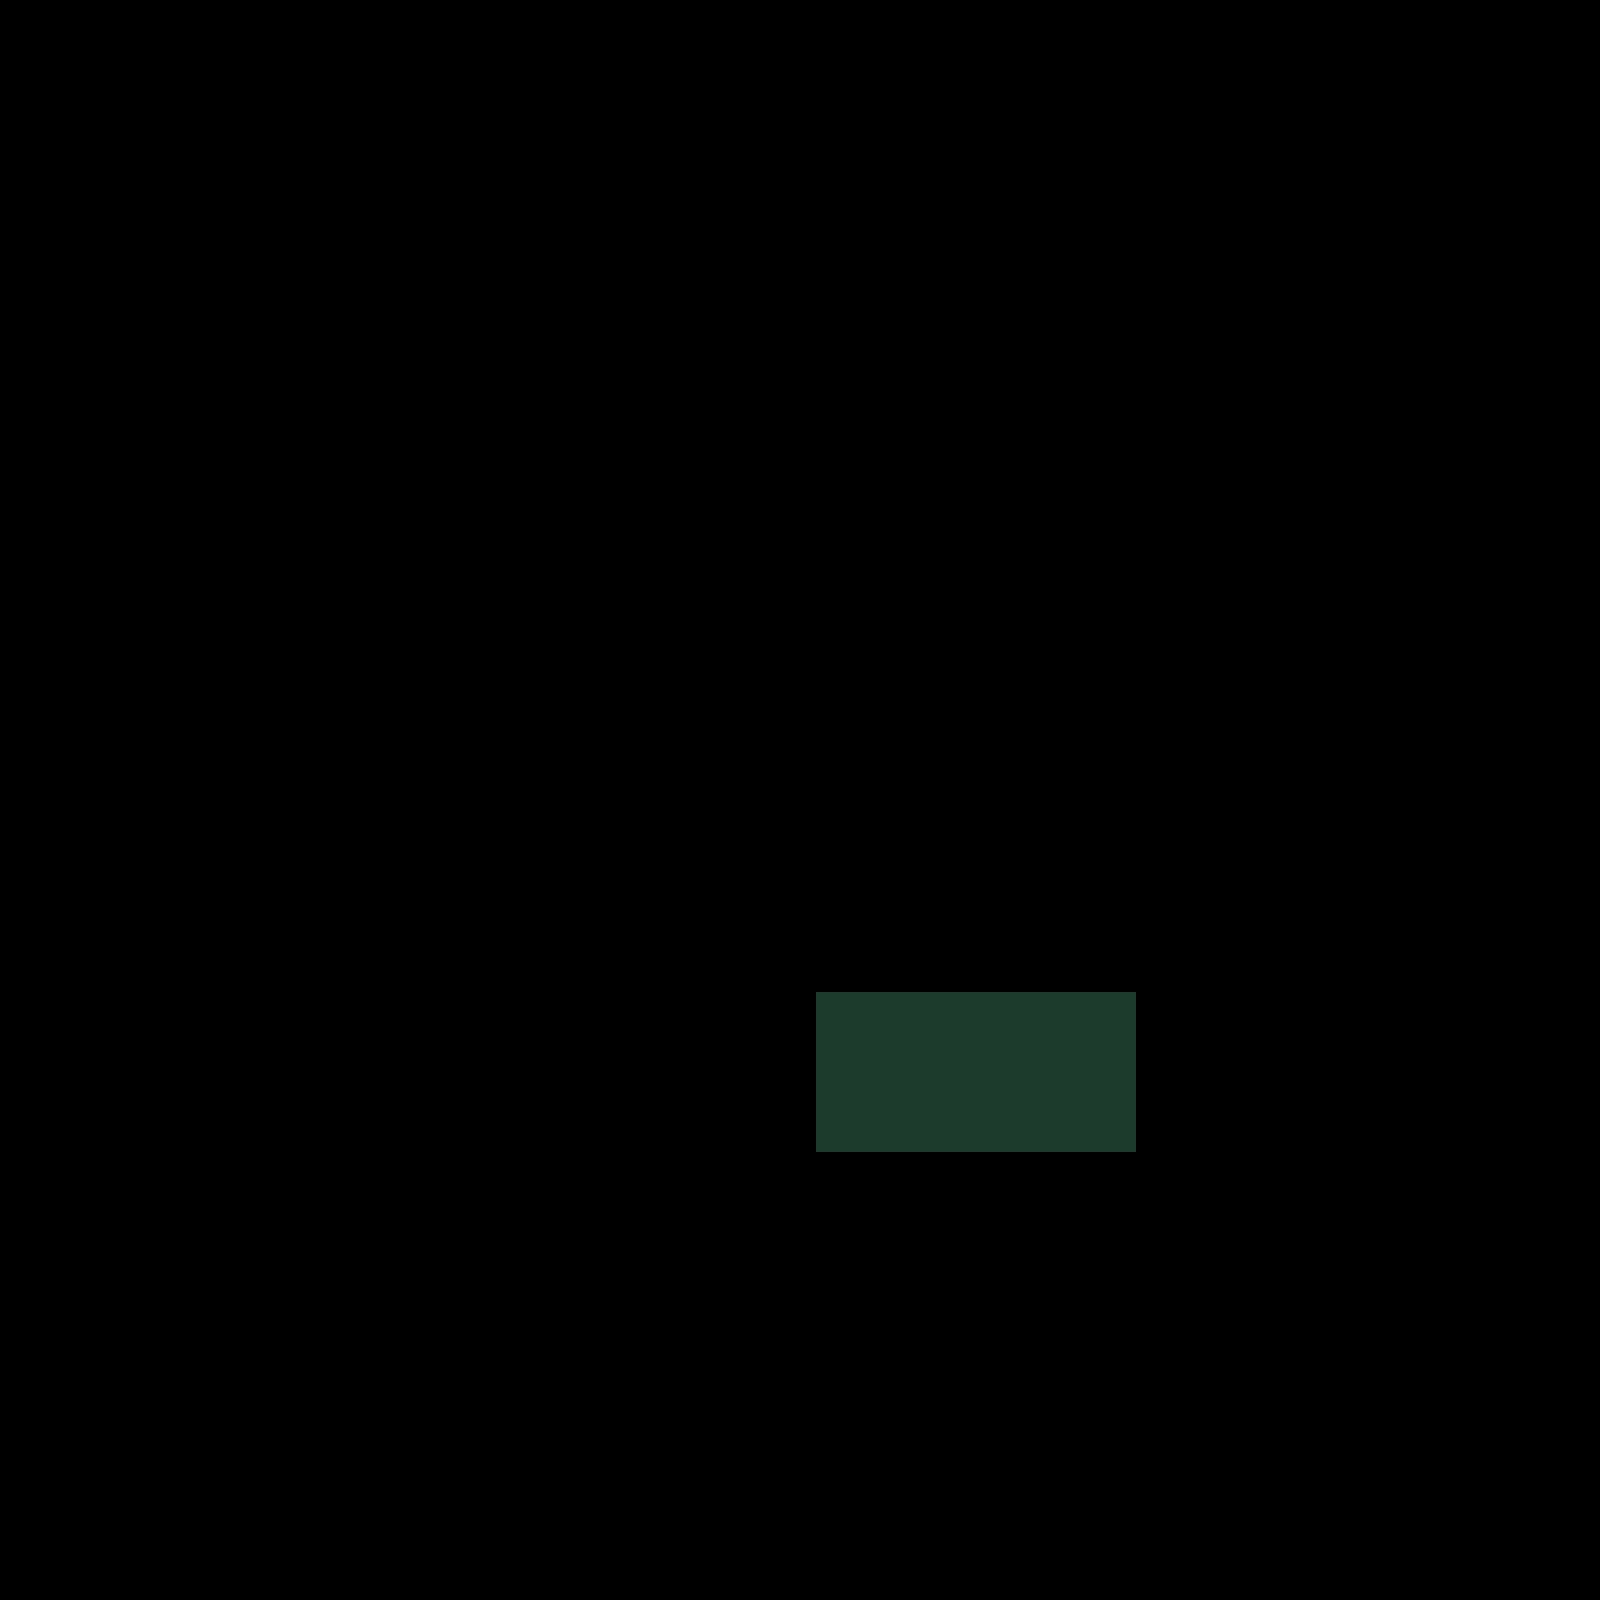

The image is a tile-based game level rendered from a .tmx file. Its description and source (layers, tilesets, objects; grid data summarised) follow:
An orthogonal 100x100 tile map with 16x16 px tiles, 1 tile layer (Tile Layer 1), 2 tilesets.

<map version="1.4" tiledversion="1.4.2" orientation="orthogonal" renderorder="right-down" width="100" height="100" tilewidth="16" tileheight="16" infinite="0" nextlayerid="2" nextobjectid="1">
 <tileset firstgid="1" source="medieval tileset interior.tsx" />
 <tileset firstgid="401" source="hyptosis_tile-art-batch-1.tsx" />
 <layer id="1" name="Tile Layer 1" width="100" height="100">
  <data>[10000 cells, 200 non-empty, 9 distinct tile ids]</data>
 </layer>
</map>
